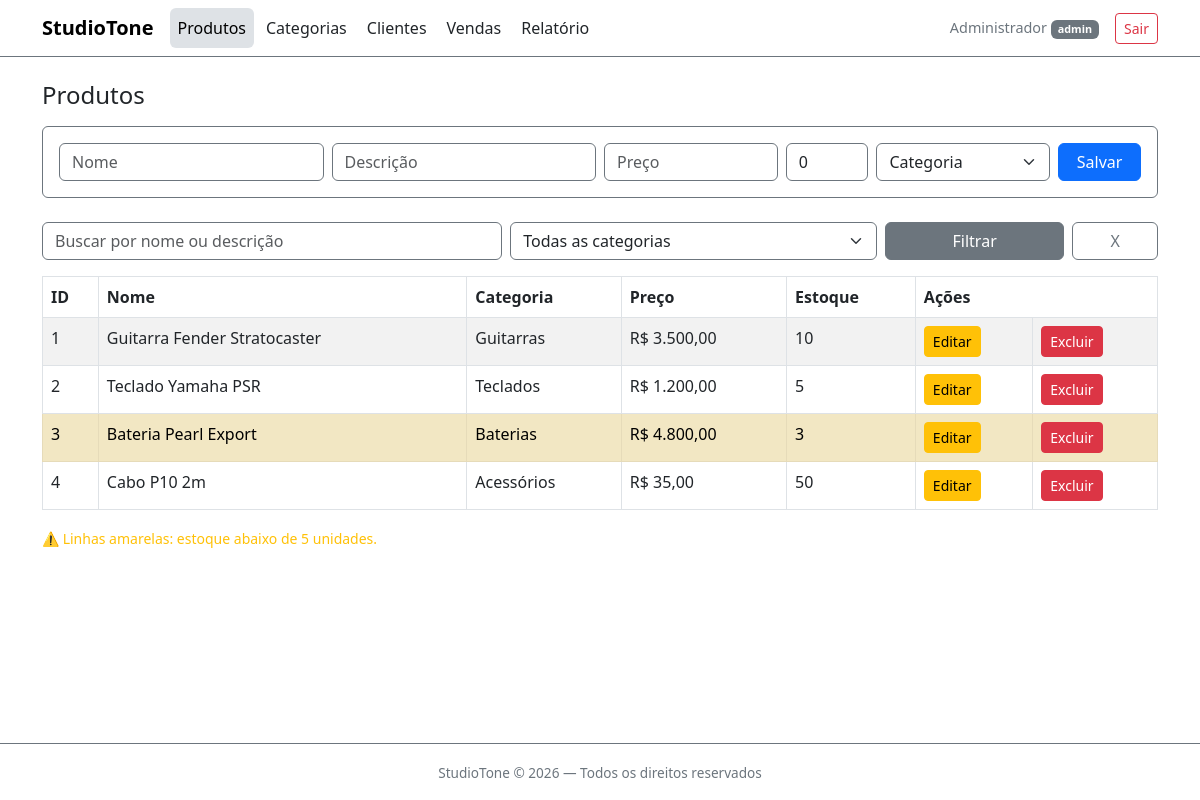
The app's page /produtos/index.php (signed in) with its own data.
### tables this page shows
CREATE TABLE `produtos` (
  `id` int NOT NULL AUTO_INCREMENT,
  `nome` varchar(200) NOT NULL,
  `descricao` text,
  `preco` decimal(10,2) NOT NULL,
  `estoque` int DEFAULT 0,
  `categoria_id` int,
  PRIMARY KEY (`id`),
  FOREIGN KEY (`categoria_id`) REFERENCES `categorias`(`id`)
);

CREATE TABLE `categorias` (
  `id` int NOT NULL AUTO_INCREMENT,
  `nome` varchar(80) UNIQUE NOT NULL,
  `descricao` text,
  PRIMARY KEY (`id`)
);

### produtos/index.php (the view, shortened to what this page needs)
<?php
    include '../conexao.php';
    $where = "WHERE 1=1";
    $params = [];
    $sql = "SELECT p.*, c.nome AS categoria FROM produtos p LEFT JOIN categorias c ON p.categoria_id = c.id $where";
    $stmt = $conexao->prepare($sql);
    $stmt->execute($params);
    $prod = null;
?>
<!DOCTYPE html>
<html lang="pt-br" data-bs-theme="white">
<head>
    <link href="https://cdn.jsdelivr.net/npm/bootstrap@5.3.0/dist/css/bootstrap.min.css" rel="stylesheet">
</head>
<body class="bg-white text-dark d-flex flex-column min-vh-100">
<?php include '../navbar.php'; ?>
<div class="container flex-grow-1">
    <h4 class="mb-3">Produtos</h4>
    <div class="card bg-white border border-secondary mb-4">
        <div class="card-body">
            <form action="inserir.php" method="post">
                <div class="row g-2">
                    <div class="col-md-3">
                        <input type="text" name="nome" class="form-control bg-white text-dark border-secondary" placeholder="Nome" value="<?php echo $prod ? $prod->nome : '' ?>" required>
                    </div>
                    <div class="col-md-3">
                        <input type="text" name="descricao" class="form-control bg-white text-dark border-secondary" placeholder="Descrição" value="<?php echo $prod ? $prod->descricao : '' ?>">
                    </div>
                    <div class="col-md-2">
                        <input type="number" step="0.01" name="preco" class="form-control bg-white text-dark border-secondary" placeholder="Preço" value="<?php echo $prod ? $prod->preco : '' ?>" required>
                    </div>
                    <div class="col-md-1">
                        <input type="number" name="estoque" class="form-control bg-white text-dark border-secondary" placeholder="Estoque" value="<?php echo $prod ? $prod->estoque : 0 ?>">
                    </div>
                    <div class="col-md-2">
                        <select name="categoria_id" class="form-select bg-white text-dark border-secondary">
                            <option value="">Categoria</option>
                        </select>
                    </div>
                    <div class="col-md-1">
                        <button type="submit" class="btn btn-primary w-100">Salvar</button>
                    </div>
                </div>
            </form>
        </div>
    </div>
    <form method="get" class="row g-2 mb-3">
        <div class="col-md-5">
            <input type="text" name="busca" class="form-control bg-white text-dark border-secondary" placeholder="Buscar por nome ou descrição" value="<?php echo $_GET['busca'] ?? '' ?>">
        </div>
        <div class="col-md-4">
            <select name="categoria_id" class="form-select bg-white text-dark border-secondary">
                <option value="">Todas as categorias</option>
            </select>
        </div>
        <div class="col-md-2">
            <button type="submit" class="btn btn-secondary w-100">Filtrar</button>
        </div>
        <div class="col-md-1">
            <a href="index.php" class="btn btn-outline-secondary w-100">X</a>
        </div>
    </form>
    <table class="table table-white table-bordered table-striped table-hover">
        <thead>
            <tr>
                <th>ID</th><th>Nome</th><th>Categoria</th><th>Preço</th><th>Estoque</th><th colspan="2">Ações</th>
            </tr>
        </thead>
        <tbody>
        <?php while ($linha = $stmt->fetch(PDO::FETCH_OBJ)): ?>
            <tr <?php echo $linha->estoque < 5 ? 'class="table-warning"' : '' ?>>
                <td><?php echo $linha->id ?></td>
                <td><?php echo $linha->nome ?></td>
                <td><?php echo $linha->categoria ?></td>
                <td>R$ <?php echo number_format($linha->preco, 2, ',', '.') ?></td>
                <td><?php echo $linha->estoque ?></td>
                <td><a href="index.php?id=<?php echo $linha->id ?>" class="btn btn-sm btn-warning">Editar</a></td>
                <td><a href="excluir.php?id=<?php echo $linha->id ?>" class="btn btn-sm btn-danger" onclick="return confirm('Excluir?')">Excluir</a></td>
            </tr>
        <?php endwhile; ?>
        </tbody>
    </table>
    <small class="text-warning">⚠️ Linhas amarelas: estoque abaixo de 5 unidades.</small>
</div>
<?php include '../footer.php'; ?>
</body>
</html>

### navbar.php (shortened to what this page needs)
<nav class="navbar navbar-expand-lg bg-white border-bottom border-secondary mb-4">
    <div class="container">
        <a class="navbar-brand fw-bold" href="../produtos/index.php">StudioTone</a>
        <div class="collapse navbar-collapse" id="nav">
            <ul class="navbar-nav me-auto gap-1">
                <li class="nav-item"><a class="nav-link" href="../produtos/index.php">Produtos</a></li>
                <li class="nav-item"><a class="nav-link" href="../categorias/index.php">Categorias</a></li>
                <li class="nav-item"><a class="nav-link" href="../clientes/index.php">Clientes</a></li>
                <li class="nav-item"><a class="nav-link" href="../vendas/index.php">Vendas</a></li>
                <li class="nav-item"><a class="nav-link" href="../relatorio/index.php">Relatório</a></li>
            </ul>
            <span class="navbar-text text-secondary me-3" style="font-size:0.9rem;">
                <?php echo $_SESSION['nome']; ?> <span class="badge bg-secondary"><?php echo $_SESSION['perfil']; ?></span>
            </span>
            <a href="../logout.php" class="btn btn-outline-danger btn-sm">Sair</a>
        </div>
    </div>
</nav>

### footer.php
<footer class="footer mt-auto py-3 bg-white border-top border-secondary">
    <div class="container text-center">
        <span class="text-secondary" style="font-size:0.85rem;">
        StudioTone &copy; <?php echo date('Y'); ?> — Todos os direitos reservados
        </span>
    </div>
</footer>

### navbar.php (style rules this page uses)
.navbar-nav .nav-link { padding: 0.5rem 1rem; border-radius: 6px; transition: background-color 0.2s ease, color 0.2s ease; color: #212529; }
.navbar-nav .nav-link.active { background-color: #dee2e6; font-weight: 500; color: #000; }

### records on screen
produtos: id "1", nome "Guitarra Fender Stratocaster", categoria.nome "Guitarras", preco "3.500,00", estoque "10"
produtos: id "2", nome "Teclado Yamaha PSR", categoria.nome "Teclados", preco "1.200,00", estoque "5"
produtos: id "3", nome "Bateria Pearl Export", categoria.nome "Baterias", preco "4.800,00", estoque "3"
produtos: id "4", nome "Cabo P10 2m", categoria.nome "Acessórios", preco "35,00", estoque "50"

### other values on screen
$_SESSION['nome'] "Administrador"
$_SESSION['perfil'] "admin"
